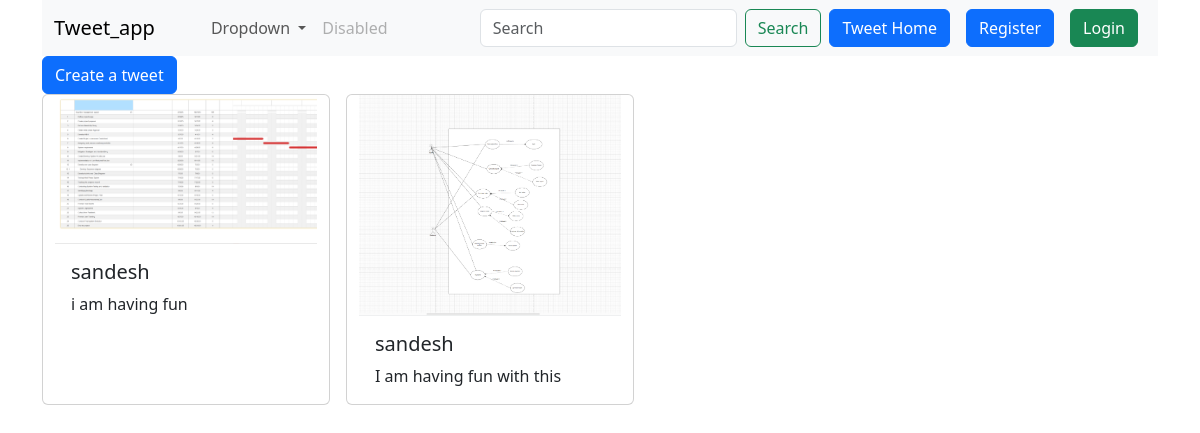
The app's page /sub_app/, older data.
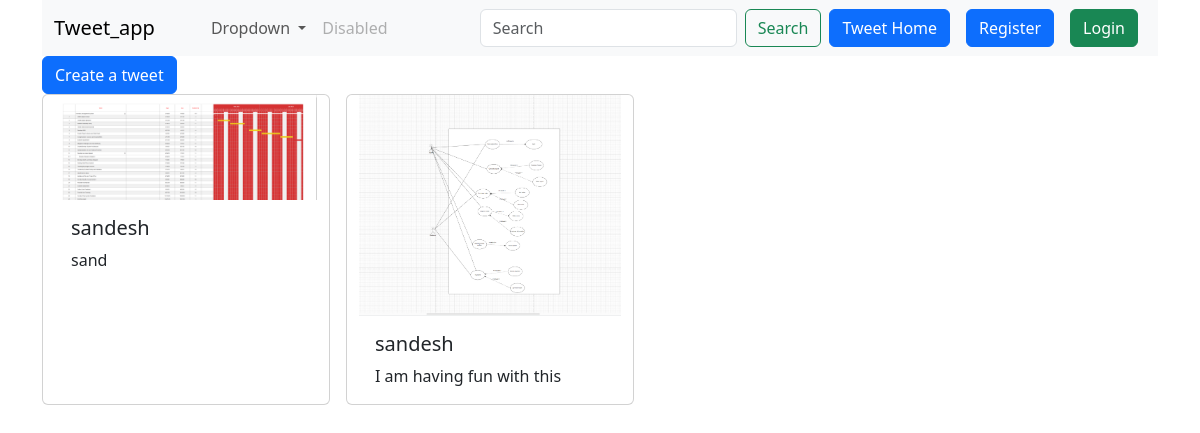
The same page, newer data.
### sub_app/models.py (models this page shows, shortened)
class Tweet(models.Model):
    user = models.ForeignKey(User, on_delete=models.CASCADE)
    text = models.TextField(max_length=200)
    date = models.DateTimeField(auto_now_add=True)
    photo = models.ImageField(upload_to='photos/', blank=True, null=True)
    created_at = models.DateTimeField(auto_now_add=True)
    updated_at = models.DateTimeField(auto_now=True)

### sub_app/views.py (the view)
# urls.py: path('', views.tweet_list, name='tweet_list'),
def tweet_list(request):
    tweets = Tweet.objects.all().order_by('-created_at')
    return render(request, 'tweet_list.html', {'tweets': tweets})

### sub_app/templates/tweet_list.html (shortened to what this page needs)
{% extends "layout.html" %}
{%block content%}
<nav class="navbar navbar-expand-lg bg-body-tertiary">
  <div class="container-fluid">
    <a class="navbar-brand" href="#">Tweet_app</a>
    <div class="collapse navbar-collapse" id="navbarSupportedContent">
      <ul class="navbar-nav me-auto mb-2 mb-lg-0">
        <li class="nav-item">
          <a class="nav-link active" aria-current="page" href="#"></a>
        </li>
        <li class="nav-item">
          <a class="nav-link" href="#"></a>
        </li>
        <li class="nav-item dropdown">
          <a class="nav-link dropdown-toggle" href="#" role="button" data-bs-toggle="dropdown" aria-expanded="false">
            Dropdown
          </a>
        </li>
        <li class="nav-item">
          <a class="nav-link disabled" aria-disabled="true">Disabled</a>
        </li>
      </ul>
      <form class="d-flex" role="search">
        <input class="form-control me-2" type="search" placeholder="Search" aria-label="Search"/>
        <button class="btn btn-outline-success" type="submit">Search</button>
      </form>
      <a href="{% url 'tweet_list' %}" class="btn btn-primary mx-2">Tweet Home</a>
      {% if user.is_authenticated %}
    <form method="post" action="{% url 'logout' %}">
        {% csrf_token %}
        <button class="btn btn-danger" type="submit">Logout</button>
    </form>
{% else %}
<a href="{% url 'register' %}" class="btn btn-primary mx-2">Register</a>
<a href="{% url 'login' %}" class="btn btn-success mx-2">Login</a>
{% endif %}
    </div>
  </div>
</nav>
<a class="btn btn-primary" href="{% url 'create_tweet' %}">Create a tweet</a>
<div class="container row gap-3">
    {% for tweet in tweets %}
    <div class="card" style="width: 18rem;">
      {% if tweet.photo %}
    <img src="{{ tweet.photo.url }}" alt="Tweet photo">
{% else %}
    <p>No photo available</p>
{% endif %}
        <div class="card-body">
            <h5 class="card-title">{{ tweet.user.username }}</h5>
            <p class="card-text">{{ tweet.text }}</p>
        </div>
    </div>
    {% endfor %}
</div>
{%endblock%}

### templates/layout.html (shortened to what this page needs)
{%load static%}
<!DOCTYPE html>
<html lang="en">
<head>
    <link href="https://cdn.jsdelivr.net/npm/bootstrap@5.3.7/dist/css/bootstrap.min.css" rel="stylesheet">
</head>
<body>
    <div class = "container">
        {%block content%}
        {%endblock%}
    </div>
</body>
</html>

Row changes from the older to the newer data that the page shows:
removed Tweet: photo (picture), user.username "sandesh", text "i am having fun"
added Tweet: photo (picture), user.username "sandesh", text "sand"
